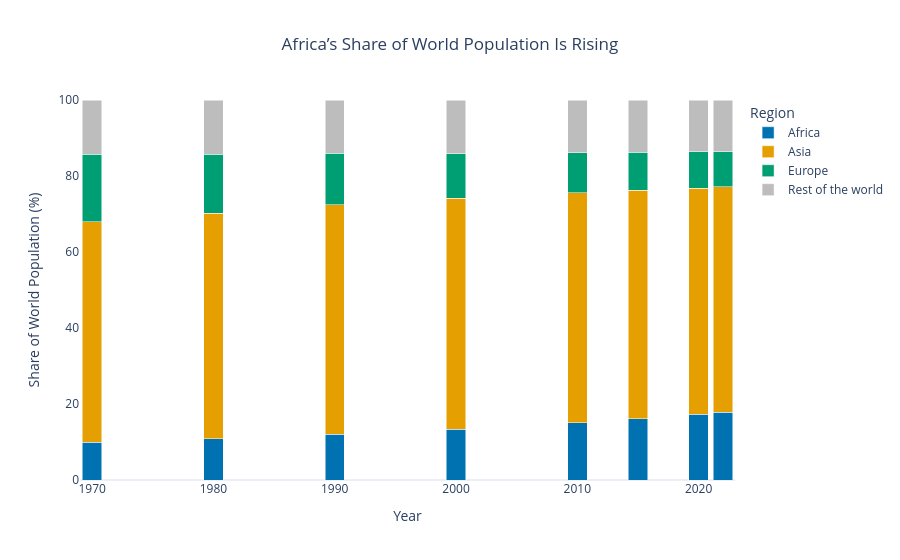

This figure's notebook cell:
### Markdown cell above
**Justification:** 
I chose stacked bar chart as it clearly differentiates the world population share of Africa, Asia, Europe and the rest of the world changed between 1970 and 2022.Every bar represents full global population, changing the contribution of each group to easily understand.

### Code cell
# Q7 - Whose share of the world is rising?

# Group the other three continents
df_long['Continent_Group'] = df_long['Continent'].apply(
    lambda x: x if x in ['Africa', 'Asia', 'Europe']
    else 'Rest of the world'
)

# Calculate population by continent group and year
share_data = (
    df_long.groupby(['Year', 'Continent_Group'])['Population']
    .sum()
    .reset_index()
)

# Calculate total world population for each year
world_totals = (
    share_data.groupby('Year')['Population']
    .sum()
    .reset_index(name='World_Population')
)

# Merge totals and calculate percentage share
share_data = share_data.merge(world_totals, on='Year')

share_data['Population_Share'] = (
    share_data['Population'] / share_data['World_Population']
) * 100

# Define the order of groups
group_order = [
    'Africa',
    'Asia',
    'Europe',
    'Rest of the world'
]

share_data['Continent_Group'] = pd.Categorical(
    share_data['Continent_Group'],
    categories=group_order,
    ordered=True
)

share_data = share_data.sort_values('Year')

# Print population shares for 1970 and 2022
print("Population share in 1970 and 2022:")
print(
    share_data[
        share_data['Year'].isin([1970, 2022])
    ][['Year', 'Continent_Group', 'Population_Share']]
    .to_string(index=False)
)

# Create 100% stacked bar chart
fig = px.bar(
    share_data,
    x='Year',
    y='Population_Share',
    color='Continent_Group',
    barmode='stack',
    category_orders={'Continent_Group': group_order},
    color_discrete_map={
        'Africa': '#0072B2',
        'Asia': '#E69F00',
        'Europe': '#009E73',
        'Rest of the world': '#BDBDBD'
    },
    title='Africa’s Share of World Population Is Rising',
    labels={
        'Year': 'Year',
        'Population_Share': 'Share of World Population (%)',
        'Continent_Group': 'Region'
    }
)

# Improve chart appearance
fig.update_layout(
    template='plotly_white',
    title_x=0.5,
    xaxis_showgrid=False,
    yaxis_showgrid=False,
    yaxis_range=[0, 100],
    legend_title_text='Region'
)

fig.update_traces(
    hovertemplate=(
        'Year: %{x}<br>'
        'Population share: %{y:.2f}%'
        '<extra></extra>'
    )
)

fig.show()

### Figure 1 — Plotly figure (JSON) as saved in the notebook; plotly's stock layout.template omitted (floating-point values rounded to 4 significant figures)
{"data": [{"hovertemplate": "Year: %{x}<br>Population share: %{y:.2f}%<extra></extra>", "legendgroup": "Africa", "marker": {"color": "#0072B2", "pattern": {"shape": ""}}, "name": "Africa", "orientation": "v", "showlegend": true, "textposition": "auto", "type": "bar", "x": [1970, 1980, 1990, 2000, 2010, 2015, 2020, 2022], "xaxis": "x", "y": [9.893, 10.84, 12.01, 13.32, 15.11, 16.18, 17.36, 17.89], "yaxis": "y"}, {"hovertemplate": "Year: %{x}<br>Population share: %{y:.2f}%<extra></extra>", "legendgroup": "Asia", "marker": {"color": "#E69F00", "pattern": {"shape": ""}}, "name": "Asia", "orientation": "v", "showlegend": true, "textposition": "auto", "type": "bar", "x": [1970, 1980, 1990, 2000, 2010, 2015, 2020, 2022], "xaxis": "x", "y": [58.06, 59.32, 60.41, 60.76, 60.43, 60.05, 59.48, 59.21], "yaxis": "y"}, {"hovertemplate": "Year: %{x}<br>Population share: %{y:.2f}%<extra></extra>", "legendgroup": "Europe", "marker": {"color": "#009E73", "pattern": {"shape": ""}}, "name": "Europe", "orientation": "v", "showlegend": true, "textposition": "auto", "type": "bar", "x": [1970, 1980, 1990, 2000, 2010, 2015, 2020, 2022], "xaxis": "x", "y": [17.76, 15.59, 13.55, 11.81, 10.53, 9.987, 9.514, 9.32], "yaxis": "y"}, {"hovertemplate": "Year: %{x}<br>Population share: %{y:.2f}%<extra></extra>", "legendgroup": "Rest of the world", "marker": {"color": "#BDBDBD", "pattern": {"shape": ""}}, "name": "Rest of the world", "orientation": "v", "showlegend": true, "textposition": "auto", "type": "bar", "x": [1970, 1980, 1990, 2000, 2010, 2015, 2020, 2022], "xaxis": "x", "y": [14.29, 14.25, 14.02, 14.1, 13.93, 13.79, 13.65, 13.57], "yaxis": "y"}], "layout": {"barmode": "stack", "legend": {"title": {"text": "Region"}, "tracegroupgap": 0}, "title": {"text": "Africa’s Share of World Population Is Rising", "x": 0.5}, "xaxis": {"anchor": "y", "domain": [0, 1], "showgrid": false, "title": {"text": "Year"}}, "yaxis": {"anchor": "x", "domain": [0, 1], "range": [0, 100], "showgrid": false, "title": {"text": "Share of World Population (%)"}}}}
